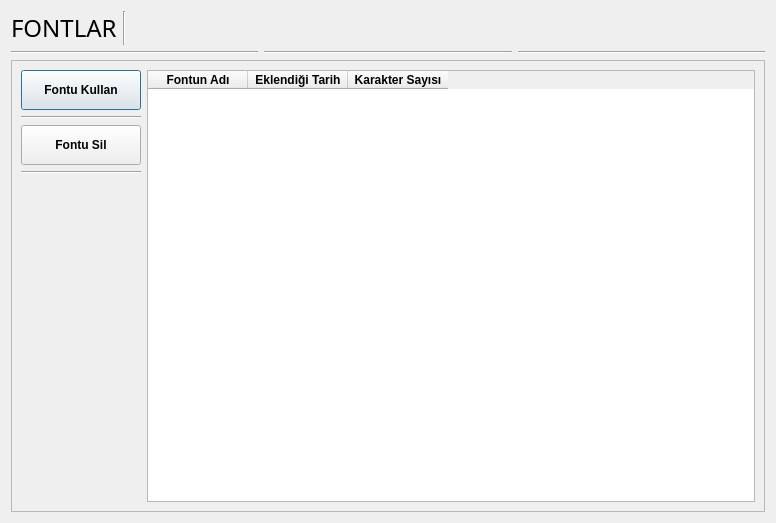
<?xml version="1.0" encoding="UTF-8"?>
<ui version="4.0">
 <class>Dialog</class>
 <widget class="QDialog" name="Dialog">
  <property name="geometry">
   <rect>
    <x>0</x>
    <y>0</y>
    <width>776</width>
    <height>523</height>
   </rect>
  </property>
  <property name="minimumSize">
   <size>
    <width>776</width>
    <height>523</height>
   </size>
  </property>
  <property name="maximumSize">
   <size>
    <width>1920</width>
    <height>1080</height>
   </size>
  </property>
  <property name="windowTitle">
   <string>Dialog</string>
  </property>
  <layout class="QGridLayout" name="gridLayout_2">
   <item row="2" column="0" colspan="3">
    <widget class="QScrollArea" name="scrollArea">
     <property name="widgetResizable">
      <bool>true</bool>
     </property>
     <widget class="QWidget" name="scrollAreaWidgetContents">
      <property name="geometry">
       <rect>
        <x>0</x>
        <y>0</y>
        <width>756</width>
        <height>457</height>
       </rect>
      </property>
      <layout class="QGridLayout" name="gridLayout">
       <item row="0" column="1">
        <widget class="QTableWidget" name="tableWidget">
         <property name="minimumSize">
          <size>
           <width>603</width>
           <height>395</height>
          </size>
         </property>
         <property name="font">
          <font>
           <family>MS Shell Dlg 2</family>
           <weight>75</weight>
           <bold>true</bold>
          </font>
         </property>
         <column>
          <property name="text">
           <string>Fontun Adı</string>
          </property>
         </column>
         <column>
          <property name="text">
           <string>Eklendiği Tarih</string>
          </property>
         </column>
         <column>
          <property name="text">
           <string>Karakter Sayısı</string>
          </property>
         </column>
        </widget>
       </item>
       <item row="0" column="0">
        <layout class="QVBoxLayout" name="verticalLayout">
         <item>
          <layout class="QVBoxLayout" name="verticalLayout_2">
           <item>
            <widget class="QPushButton" name="buttonUseFont">
             <property name="minimumSize">
              <size>
               <width>0</width>
               <height>40</height>
              </size>
             </property>
             <property name="maximumSize">
              <size>
               <width>200</width>
               <height>16777215</height>
              </size>
             </property>
             <property name="font">
              <font>
               <weight>75</weight>
               <italic>false</italic>
               <bold>true</bold>
              </font>
             </property>
             <property name="layoutDirection">
              <enum>Qt::LeftToRight</enum>
             </property>
             <property name="text">
              <string>Fontu Kullan</string>
             </property>
            </widget>
           </item>
           <item>
            <widget class="Line" name="line_4">
             <property name="orientation">
              <enum>Qt::Horizontal</enum>
             </property>
            </widget>
           </item>
           <item>
            <widget class="QPushButton" name="buttonDeleteFont">
             <property name="minimumSize">
              <size>
               <width>120</width>
               <height>40</height>
              </size>
             </property>
             <property name="maximumSize">
              <size>
               <width>200</width>
               <height>16777215</height>
              </size>
             </property>
             <property name="font">
              <font>
               <weight>75</weight>
               <bold>true</bold>
              </font>
             </property>
             <property name="text">
              <string>Fontu Sil</string>
             </property>
            </widget>
           </item>
           <item>
            <widget class="Line" name="line_5">
             <property name="orientation">
              <enum>Qt::Horizontal</enum>
             </property>
            </widget>
           </item>
           <item>
            <spacer name="verticalSpacer">
             <property name="orientation">
              <enum>Qt::Vertical</enum>
             </property>
             <property name="sizeHint" stdset="0">
              <size>
               <width>20</width>
               <height>40</height>
              </size>
             </property>
            </spacer>
           </item>
          </layout>
         </item>
        </layout>
       </item>
      </layout>
     </widget>
    </widget>
   </item>
   <item row="1" column="2">
    <widget class="Line" name="line_8">
     <property name="orientation">
      <enum>Qt::Horizontal</enum>
     </property>
    </widget>
   </item>
   <item row="0" column="0" colspan="3">
    <layout class="QHBoxLayout" name="horizontalLayout_4">
     <item>
      <layout class="QHBoxLayout" name="horizontalLayout">
       <item>
        <widget class="QLabel" name="labelFonts">
         <property name="font">
          <font>
           <family>Cooper Black</family>
           <pointsize>18</pointsize>
           <weight>50</weight>
           <bold>false</bold>
          </font>
         </property>
         <property name="text">
          <string>FONTLAR</string>
         </property>
        </widget>
       </item>
       <item>
        <layout class="QGridLayout" name="gridLayout_3">
         <item row="0" column="0">
          <widget class="Line" name="line_2">
           <property name="orientation">
            <enum>Qt::Vertical</enum>
           </property>
          </widget>
         </item>
         <item row="0" column="1">
          <spacer name="horizontalSpacer">
           <property name="orientation">
            <enum>Qt::Horizontal</enum>
           </property>
           <property name="sizeHint" stdset="0">
            <size>
             <width>80</width>
             <height>20</height>
            </size>
           </property>
          </spacer>
         </item>
        </layout>
       </item>
      </layout>
     </item>
    </layout>
   </item>
   <item row="1" column="1">
    <widget class="Line" name="line_7">
     <property name="orientation">
      <enum>Qt::Horizontal</enum>
     </property>
    </widget>
   </item>
   <item row="1" column="0">
    <widget class="Line" name="line_6">
     <property name="orientation">
      <enum>Qt::Horizontal</enum>
     </property>
    </widget>
   </item>
  </layout>
 </widget>
 <resources/>
 <connections/>
</ui>
